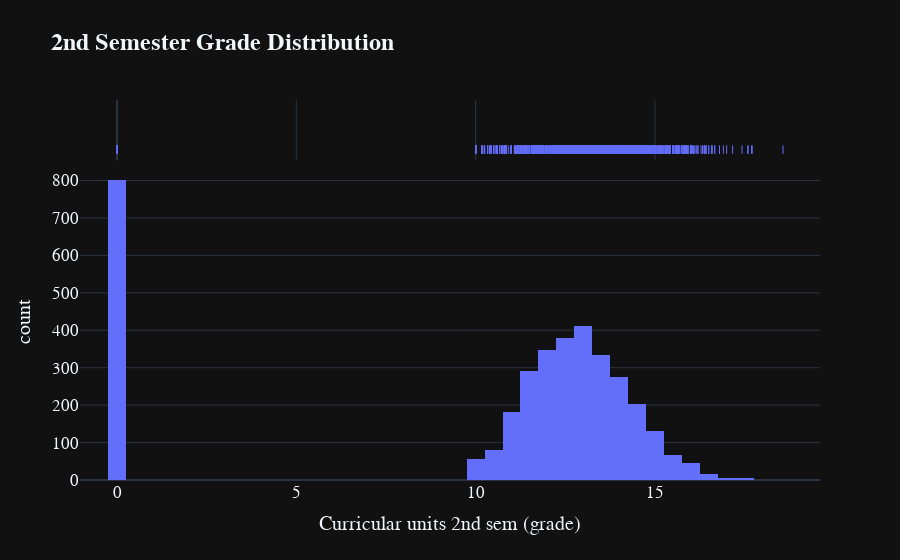

Write notebook code for a chart like this one.
### Markdown cell above
## **Bagaimana persebaran IP mahasiswa di semester 2?**

### Code cell
fig = px.histogram(df, x='Curricular units 2nd sem (grade)', template='plotly_dark', marginal='rug', title="<b> 2nd Semester Grade Distribution")
fig.update_layout(
    font = dict(size=17,family="Franklin Gothic"))
fig.show()

### Figure 1 — Plotly figure (JSON) as saved in the notebook; plotly's stock layout.template omitted (floating-point values rounded to 4 significant figures; data arrays with more than 128 entries replaced by an {"elided": "..."} marker saying what was removed)
{"data": [{"alignmentgroup": "True", "bingroup": "x", "hovertemplate": "Curricular units 2nd sem (grade)=%{x}<br>count=%{y}<extra></extra>", "legendgroup": "", "marker": {"color": "#636efa", "pattern": {"shape": ""}}, "name": "", "offsetgroup": "", "orientation": "v", "showlegend": false, "type": "histogram", "x": {"elided": "3630 float values"}, "xaxis": "x", "yaxis": "y"}, {"alignmentgroup": "True", "boxpoints": "all", "fillcolor": "rgba(255,255,255,0)", "hoveron": "points", "hovertemplate": "Curricular units 2nd sem (grade)=%{x}<extra></extra>", "jitter": 0, "legendgroup": "", "line": {"color": "rgba(255,255,255,0)"}, "marker": {"color": "#636efa", "symbol": "line-ns-open"}, "name": "", "offsetgroup": "", "showlegend": false, "type": "box", "x": {"elided": "3630 float values"}, "xaxis": "x2", "yaxis": "y2"}], "layout": {"barmode": "relative", "font": {"family": "Franklin Gothic", "size": 17}, "legend": {"tracegroupgap": 0}, "title": {"text": "<b> 2nd Semester Grade Distribution"}, "xaxis": {"anchor": "y", "domain": [0, 1], "title": {"text": "Curricular units 2nd sem (grade)"}}, "xaxis2": {"anchor": "y2", "domain": [0, 1], "matches": "x", "showgrid": true, "showticklabels": false}, "yaxis": {"anchor": "x", "domain": [0, 0.8316], "title": {"text": "count"}}, "yaxis2": {"anchor": "x2", "domain": [0.8416, 1], "matches": "y2", "showgrid": false, "showline": false, "showticklabels": false, "ticks": ""}}}
